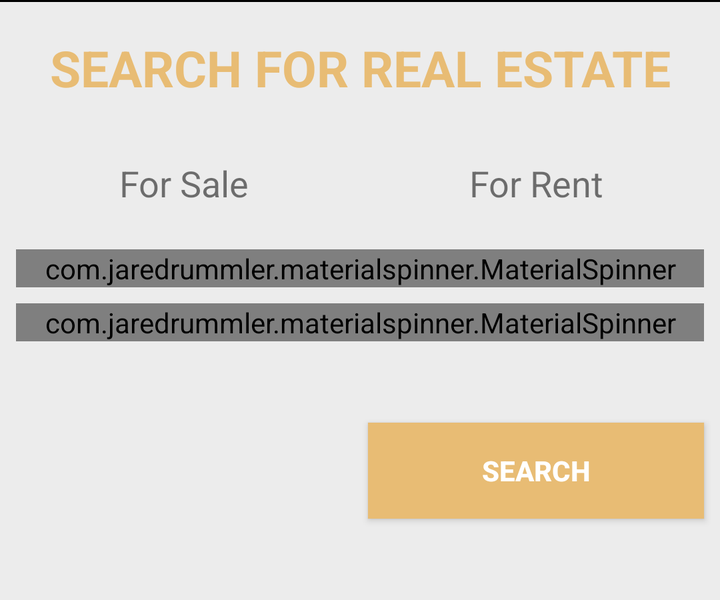
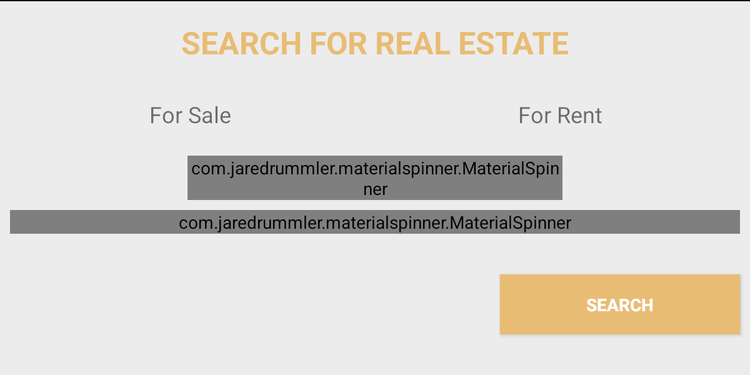

Compare how this app lays out the same screen by default and in its alternative resource folder. The renders come first, then the two layout files and the values they reference.
<!-- AndroidManifest.xml: application theme AppTheme -->
<!-- res/layout/search_re_layout.xml -->
<?xml version="1.0" encoding="utf-8"?>
<android.support.v4.widget.NestedScrollView android:layout_height="300dp"
    android:layout_width="match_parent"
    xmlns:android="http://schemas.android.com/apk/res/android"
    xmlns:app="http://schemas.android.com/apk/res-auto"
    xmlns:tools="http://schemas.android.com/tools"
    android:fillViewport="true">

<android.support.constraint.ConstraintLayout xmlns:android="http://schemas.android.com/apk/res/android"
    xmlns:app="http://schemas.android.com/apk/res-auto"
    xmlns:tools="http://schemas.android.com/tools"
    android:layout_width="match_parent"
    app:layout_behavior="@string/appbar_scrolling_view_behavior"
    android:layout_height="wrap_content"
    android:background="@color/colorGrey">

    <View
        android:id="@+id/view1"
        android:layout_width="0dp"
        android:layout_height="1dp"
        android:background="@android:color/black"
        app:layout_constraintEnd_toEndOf="parent"
        app:layout_constraintStart_toStartOf="parent"
        app:layout_constraintTop_toTopOf="parent" />

    <TextView
        android:id="@+id/text"
        android:layout_width="0dp"
        android:layout_height="wrap_content"
        android:layout_marginEnd="8dp"
        android:layout_marginStart="8dp"
        android:layout_marginTop="8dp"
        android:gravity="center"
        android:padding="8dp"
        android:text="Search For Real Estate"
        android:textAllCaps="true"
        android:textColor="@color/BaseColor"
        android:textSize="25sp"
        android:textStyle="bold"
        app:layout_constraintEnd_toEndOf="parent"
        app:layout_constraintHorizontal_bias="0.5"
        app:layout_constraintStart_toStartOf="parent"
        app:layout_constraintTop_toBottomOf="@+id/view1" />

    <TextView
        android:id="@+id/for_sale"
        android:layout_width="0dp"
        android:layout_height="50dp"
        android:layout_marginStart="8dp"
        android:layout_marginTop="8dp"
        android:gravity="center"
        android:text="For Sale"
        android:textSize="18sp"
        app:layout_constraintEnd_toStartOf="@+id/for_rent"
        app:layout_constraintHorizontal_bias="0.5"
        app:layout_constraintStart_toStartOf="parent"
        app:layout_constraintTop_toBottomOf="@+id/text" />

    <TextView
        android:id="@+id/for_rent"
        android:layout_width="0dp"
        android:layout_height="50dp"
        android:layout_marginEnd="8dp"
        android:layout_marginStart="8dp"
        android:layout_marginTop="8dp"
        android:gravity="center"
        android:text="For Rent"
        android:textSize="18sp"
        app:layout_constraintEnd_toEndOf="parent"
        app:layout_constraintHorizontal_bias="0.5"
        app:layout_constraintStart_toEndOf="@+id/for_sale"
        app:layout_constraintTop_toBottomOf="@+id/text" />

    <com.jaredrummler.materialspinner.MaterialSpinner
        android:id="@+id/search_by_category"
        android:layout_width="0dp"
        android:layout_height="wrap_content"
        android:layout_marginEnd="8dp"
        android:layout_marginStart="8dp"
        android:layout_marginTop="8dp"
        app:layout_constraintEnd_toEndOf="parent"
        app:layout_constraintHorizontal_bias="0.5"
        app:layout_constraintStart_toStartOf="parent"
        app:layout_constraintTop_toBottomOf="@+id/for_sale" />


    <com.jaredrummler.materialspinner.MaterialSpinner
        android:id="@+id/search_by_type"
        android:layout_width="0dp"
        android:layout_height="wrap_content"
        android:layout_marginEnd="8dp"
        android:layout_marginStart="8dp"
        android:layout_marginTop="8dp"
        app:layout_constraintEnd_toEndOf="parent"
        app:layout_constraintHorizontal_bias="0.5"
        app:layout_constraintStart_toStartOf="parent"
        app:layout_constraintTop_toBottomOf="@+id/search_by_category" />

    <Button
        android:id="@+id/search"
        android:layout_width="0dp"
        android:layout_height="wrap_content"
        android:layout_marginBottom="8dp"
        android:layout_marginEnd="8dp"
        android:layout_marginStart="8dp"
        android:layout_marginTop="8dp"
        android:background="@color/BaseColor"
        android:text="Search"
        android:textColor="@android:color/white"
        android:textStyle="bold"
        app:layout_constraintBottom_toBottomOf="parent"
        app:layout_constraintEnd_toEndOf="parent"
        app:layout_constraintHorizontal_bias="0.5"
        app:layout_constraintStart_toEndOf="@+id/view"
        app:layout_constraintTop_toBottomOf="@+id/search_by_type" />

    <View
        android:id="@+id/view"
        android:layout_width="0dp"
        android:layout_height="1dp"
        android:layout_marginBottom="8dp"
        android:layout_marginStart="8dp"
        android:layout_marginTop="8dp"
        app:layout_constraintBottom_toBottomOf="parent"
        app:layout_constraintEnd_toStartOf="@+id/search"
        app:layout_constraintHorizontal_bias="0.5"
        app:layout_constraintStart_toStartOf="parent"
        app:layout_constraintTop_toBottomOf="@+id/search_by_type" />



</android.support.constraint.ConstraintLayout>

</android.support.v4.widget.NestedScrollView>
<!-- resources referenced by this layout -->
<resources>
  <color name="BaseColor">#e8bc74</color>
  <color name="colorGrey">#ececec</color>
  <style name="AppTheme" parent="Theme.AppCompat.Light.NoActionBar">
          
          <item name="colorPrimary">@color/colorPrimary</item>
          <item name="colorPrimaryDark">@color/colorPrimaryDark</item>
          <item name="colorAccent">@color/colorAccent</item>
          <item name="android:windowTranslucentStatus">true</item>
          <item name="android:windowActionBarOverlay">true</item>
      </style>
  <color name="colorPrimary">#e8bc74</color>
  <color name="colorPrimaryDark">#303F9F</color>
  <color name="colorAccent">#FF4081</color>
</resources>
<!-- res/layout-sw600dp/search_re_layout.xml (the repository's variant of the layout above) -->
<!-- drawn on a 7-inch tablet held upright -->
<?xml version="1.0" encoding="utf-8"?>
<android.support.v4.widget.NestedScrollView android:layout_height="300dp"
    android:layout_width="match_parent"
    xmlns:android="http://schemas.android.com/apk/res/android"
    xmlns:app="http://schemas.android.com/apk/res-auto"
    xmlns:tools="http://schemas.android.com/tools"
    android:fillViewport="true">

    <android.support.constraint.ConstraintLayout xmlns:android="http://schemas.android.com/apk/res/android"
        xmlns:app="http://schemas.android.com/apk/res-auto"
        xmlns:tools="http://schemas.android.com/tools"
        android:layout_width="match_parent"
        android:layout_height="500dp"
        android:background="@color/colorGrey"
        app:layout_behavior="@string/appbar_scrolling_view_behavior">

        <View
            android:id="@+id/view1"
            android:layout_width="0dp"
            android:layout_height="1dp"
            android:background="@android:color/black"
            app:layout_constraintEnd_toEndOf="parent"
            app:layout_constraintStart_toStartOf="parent"
            app:layout_constraintTop_toTopOf="parent" />


        <TextView
            android:id="@+id/text"
            android:layout_width="0dp"
            android:layout_height="wrap_content"
            android:layout_marginEnd="8dp"
            android:layout_marginStart="8dp"
            android:layout_marginTop="8dp"
            android:gravity="center"
            android:padding="8dp"
            android:text="Search For Real Estate"
            android:textAllCaps="true"
            android:textColor="@color/BaseColor"
            android:textSize="25sp"
            android:textStyle="bold"
            app:layout_constraintEnd_toEndOf="parent"
            app:layout_constraintHorizontal_bias="0.5"
            app:layout_constraintStart_toStartOf="parent"
            app:layout_constraintTop_toBottomOf="@+id/view1" />

        <TextView
            android:id="@+id/for_sale"
            android:layout_width="0dp"
            android:layout_height="50dp"
            android:layout_marginStart="8dp"
            android:layout_marginTop="8dp"
            android:gravity="center"
            android:text="For Sale"
            android:textSize="18sp"
            app:layout_constraintEnd_toStartOf="@+id/for_rent"
            app:layout_constraintHorizontal_bias="0.5"
            app:layout_constraintStart_toStartOf="parent"
            app:layout_constraintTop_toBottomOf="@+id/text" />

        <TextView
            android:id="@+id/for_rent"
            android:layout_width="0dp"
            android:layout_height="50dp"
            android:layout_marginEnd="8dp"
            android:layout_marginStart="8dp"
            android:layout_marginTop="8dp"
            android:gravity="center"
            android:text="For Rent"
            android:textSize="18sp"
            app:layout_constraintEnd_toEndOf="parent"
            app:layout_constraintHorizontal_bias="0.5"
            app:layout_constraintStart_toEndOf="@+id/for_sale"
            app:layout_constraintTop_toBottomOf="@+id/text" />

        <com.jaredrummler.materialspinner.MaterialSpinner
            android:id="@+id/search_by_category"
            android:layout_width="300dp"
            android:layout_height="wrap_content"
            android:layout_marginEnd="8dp"
            android:layout_marginStart="8dp"
            android:layout_marginTop="8dp"
            app:layout_constraintEnd_toEndOf="parent"
            app:layout_constraintStart_toStartOf="parent"
            app:layout_constraintTop_toBottomOf="@+id/for_sale" />


        <com.jaredrummler.materialspinner.MaterialSpinner
            android:id="@+id/search_by_type"
            android:layout_width="0dp"
            android:layout_height="wrap_content"
            android:layout_marginEnd="8dp"
            android:layout_marginStart="8dp"
            android:layout_marginTop="8dp"
            app:layout_constraintEnd_toEndOf="parent"
            app:layout_constraintHorizontal_bias="0.5"
            app:layout_constraintStart_toStartOf="parent"
            app:layout_constraintTop_toBottomOf="@+id/search_by_category" />

        <Button
            android:id="@+id/search"
            android:layout_width="0dp"
            android:layout_height="wrap_content"
            android:layout_marginBottom="8dp"
            android:layout_marginEnd="8dp"
            android:layout_marginTop="8dp"
            android:background="@color/BaseColor"
            android:text="Search"
            android:textColor="@android:color/white"
            android:textStyle="bold"
            app:layout_constraintBottom_toBottomOf="parent"
            app:layout_constraintEnd_toEndOf="parent"
            app:layout_constraintHorizontal_bias="0.5"
            app:layout_constraintStart_toEndOf="@+id/view2"
            app:layout_constraintTop_toBottomOf="@+id/search_by_type" />

        <View
            android:id="@+id/view"
            android:layout_width="0dp"
            android:layout_height="50dp"
            android:layout_marginStart="8dp"
            app:layout_constraintBottom_toBottomOf="parent"
            app:layout_constraintEnd_toStartOf="@+id/view2"
            app:layout_constraintHorizontal_bias="0.5"
            app:layout_constraintStart_toStartOf="parent"
            app:layout_constraintTop_toBottomOf="@+id/search_by_type" />

        <View
            android:id="@+id/view2"
            android:layout_width="0dp"
            android:layout_height="50dp"
            android:layout_marginStart="8dp"
            android:layout_marginTop="8dp"
            app:layout_constraintEnd_toStartOf="@+id/search"
            app:layout_constraintHorizontal_bias="0.5"
            app:layout_constraintStart_toEndOf="@+id/view"
            app:layout_constraintTop_toBottomOf="@+id/search_by_type" />

    </android.support.constraint.ConstraintLayout>

</android.support.v4.widget.NestedScrollView>
